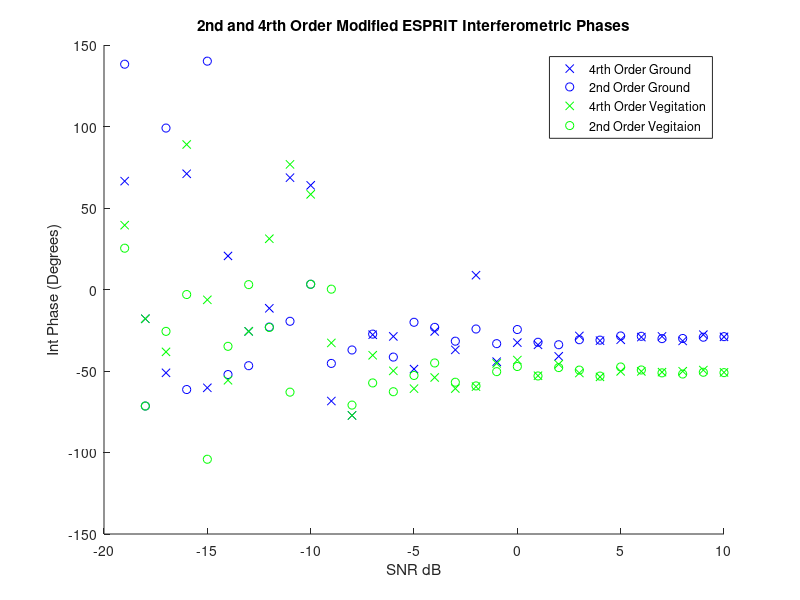
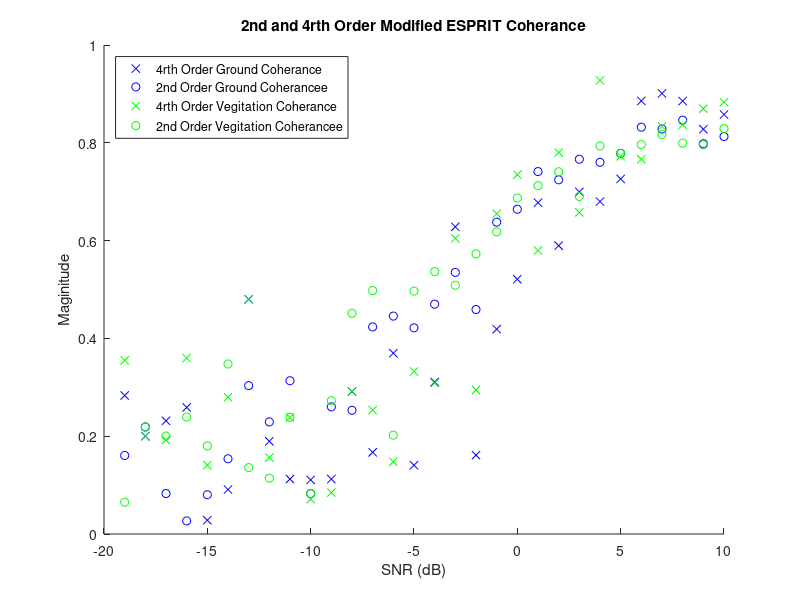

Here is the MATLAB script that generated these plots, in order:
%% Afric_Sim_test_ESPRIT
clc;clear;
%% Initializations
alpha = 1; %ground weighting factor
beta = 1;   %veg weighting factor
eye_optimal = 0.3737;

Pol_ground = [1;-1;0]/sqrt(2);
Pol_Cum_ground = [1;1;0;-1;0;0]/sqrt(3); %ground
Pol_vegitation = [1;1;1]/sqrt(3);
Pol_Cum_vegitation = [1;1;1;1;1;1]/sqrt(6); %vegitation

G_O = 30;
ground_offset = G_O*pi/180; % ground interferomitry offset
V_O = 50;
vegitation_offset = V_O*pi/180;    % veg interferomitry offset

Averaged_samples = 1;
Window_optimal = 81;    %size of window
SNR_samples = 30;

ground_phase_4 = zeros(SNR_samples,1);
ground_mag_4 = zeros(SNR_samples,1);
ground_phase_2 = zeros(SNR_samples,1);
ground_mag_2 = zeros(SNR_samples,1);

vegitation_phase_4 = zeros(SNR_samples,1);
vegitation_mag_4 = zeros(SNR_samples,1);
vegitation_phase_2 = zeros(SNR_samples,1);
vegitation_mag_2 = zeros(SNR_samples,1);

SNR = zeros(1,SNR_samples);
%% Matrix Construction
for SNR_sample = 1:SNR_samples;
    
    SNR(SNR_sample)=SNR_sample-20;
    Noise = (10^(-SNR(SNR_sample)/20))/sqrt(3);
    
    for unusedvariable = 1:Averaged_samples
        
        g =  Pol_ground*(sqrt(-2*log(1-rand(1,Window_optimal))).*exp(1i*2*pi*rand(1,Window_optimal)));
        v =  Pol_vegitation*(sqrt(-2*log(1-rand(1,Window_optimal))).*exp(1i*2*pi*rand(1,Window_optimal)));
        
        s1 = alpha*g + beta*v;
        s2 = alpha*exp(1i*ground_offset)*g + beta*exp(1i*vegitation_offset)*v;
        
        s1_Noise = s1 + Noise*sqrt(-2*log(1-rand(3,Window_optimal))).*exp(1i*2*pi*rand(3,Window_optimal));
        s2_Noise = s2 + Noise*sqrt(-2*log(1-rand(3,Window_optimal))).*exp(1i*2*pi*rand(3,Window_optimal));
        
        
        %% Fourth Order ESPRIT
        S1_4=[s1_Noise(1,:).*s1_Noise(1,:)
            s1_Noise(2,:).*s1_Noise(2,:)
            s1_Noise(3,:).*s1_Noise(3,:)
            s1_Noise(1,:).*s1_Noise(2,:)
            s1_Noise(1,:).*s1_Noise(3,:)
            s1_Noise(2,:).*s1_Noise(3,:)];
        
        S2_4=[s2_Noise(1,:).*s2_Noise(1,:)
            s2_Noise(2,:).*s2_Noise(2,:)
            s2_Noise(3,:).*s2_Noise(3,:)
            s2_Noise(1,:).*s2_Noise(2,:)
            s2_Noise(1,:).*s2_Noise(3,:)
            s2_Noise(2,:).*s2_Noise(3,:)];
        
        R1_4 = S1_4*S1_4'/Window_optimal;
        R2_4 = S1_4*S2_4'/Window_optimal;
        
        [eigenvec_4,eigenval_4] = eig(pinv(R1_4 + eye_optimal*eye(6))*R2_4);
        
        polfilter_4 = abs(Pol_Cum_ground'*eigenvec_4);
        [~,srt_4] = sort(polfilter_4,'descend');
        ground_phase_4(SNR_sample) = ground_phase_4(SNR_sample)...
            + 0.5*angle(eigenval_4(srt_4(1),srt_4(1)))/Averaged_samples;
        
        ground_mag_4(SNR_sample) = ground_mag_4(SNR_sample)...
            + abs(eigenval_4(srt_4(1),srt_4(1)))/Averaged_samples;
        
        polfilter_4 = abs(Pol_Cum_vegitation'*eigenvec_4);
        [~,srt_4] = sort(polfilter_4,'descend');
        vegitation_phase_4(SNR_sample) = vegitation_phase_4(SNR_sample)...
            + 0.5*angle(eigenval_4(srt_4(1),srt_4(1)))/Averaged_samples;
        
        vegitation_mag_4(SNR_sample) = vegitation_mag_4(SNR_sample)...
            + abs(eigenval_4(srt_4(1),srt_4(1)))/Averaged_samples;
        %% Second Order ESPRIT
        S1_2 = [s1_Noise(1,:)
            s1_Noise(2,:)
            s1_Noise(3,:)];
        
        S2_2 = [s2_Noise(1,:)
            s2_Noise(2,:)
            s2_Noise(3,:)];
        
        R1_2 = S1_2*S1_2'/Window_optimal;
        R2_2 = S1_2*S2_2'/Window_optimal;
        
        [eigenvec_2,eigenval_2] = eig(pinv(R1_2 + eye_optimal*eye(3))*R2_2);
        
        polfilter_2 = abs(Pol_ground'*eigenvec_2);
        [~,srt_2] = sort(polfilter_2,'descend');
        ground_phase_2(SNR_sample) = ground_phase_2(SNR_sample)...
            + angle(eigenval_2(srt_2(1),srt_2(1)))/Averaged_samples;
        
        ground_mag_2(SNR_sample) = ground_mag_2(SNR_sample)...
            + abs(eigenval_2(srt_2(1),srt_2(1)))/Averaged_samples;
        
        polfilter_2 = abs(Pol_vegitation'*eigenvec_2);
        [~,srt_2] = sort(polfilter_2,'descend');
        vegitation_phase_2(SNR_sample) = vegitation_phase_2(SNR_sample)...
            + angle(eigenval_2(srt_2(1),srt_2(1)))/Averaged_samples;
        
        vegitation_mag_2(SNR_sample) = vegitation_mag_2(SNR_sample)...
            + abs(eigenval_2(srt_2(1),srt_2(1)))/Averaged_samples;
        
    end
end
%% Plotting Results

figure(1);
title('2nd and 4rth Order Modified ESPRIT Interferometric Phases');
xlabel('SNR dB');ylabel('Int Phase (Degrees)');
hold on;
plot(SNR,ground_phase_4*180/pi,'bx');
plot(SNR,ground_phase_2*180/pi,'bo');
plot(SNR,vegitation_phase_4*180/pi,'gx');
plot(SNR,vegitation_phase_2*180/pi,'go');
legend('4rth Order Ground','2nd Order Ground','4rth Order Vegitation'...
    ,'2nd Order Vegitaion','Location','northeast')
hold off

figure(2)
title('2nd and 4rth Order Modified ESPRIT Coherance');
xlabel('SNR (dB)');ylabel('Maginitude')
hold on;
plot(SNR,ground_mag_4,'bx');
plot(SNR,ground_mag_2,'bo');
plot(SNR,vegitation_mag_4,'gx');
plot(SNR,vegitation_mag_2,'go');
legend('4rth Order Ground Coherance','2nd Order Ground Coherancee',...
    '4rth Order Vegitation Coherance','2nd Order Vegitation Coherancee','Location','northwest');
hold off;